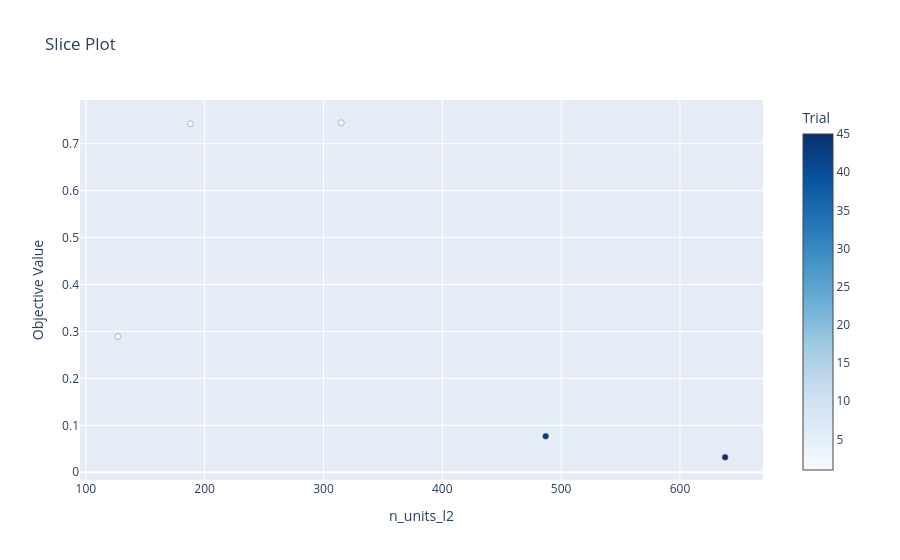

Here is the notebook cell this chart was saved with:
### Code cell
optuna.visualization.plot_slice(loaded_study, params = ['n_units_l2']).show()

### Figure 1 — Plotly figure (JSON) as saved in the notebook; plotly's stock layout.template omitted (floating-point values rounded to 4 significant figures)
{"data": [{"marker": {"color": [1, 2, 3, 43, 45], "colorbar": {"title": {"text": "Trial"}, "x": 1, "xpad": 40}, "colorscale": [[0, "rgb(247,251,255)"], [0.125, "rgb(222,235,247)"], [0.25, "rgb(198,219,239)"], [0.375, "rgb(158,202,225)"], [0.5, "rgb(107,174,214)"], [0.625, "rgb(66,146,198)"], [0.75, "rgb(33,113,181)"], [0.875, "rgb(8,81,156)"], [1, "rgb(8,48,107)"]], "line": {"color": "Grey", "width": 0.5}}, "mode": "markers", "name": "Feasible Trial", "showlegend": false, "type": "scatter", "x": [188, 315, 127, 487, 638], "y": [0.7426, 0.7447, 0.2893, 0.07681, 0.03195]}], "layout": {"title": {"text": "Slice Plot"}, "xaxis": {"title": {"text": "n_units_l2"}}, "yaxis": {"title": {"text": "Objective Value"}}}}
